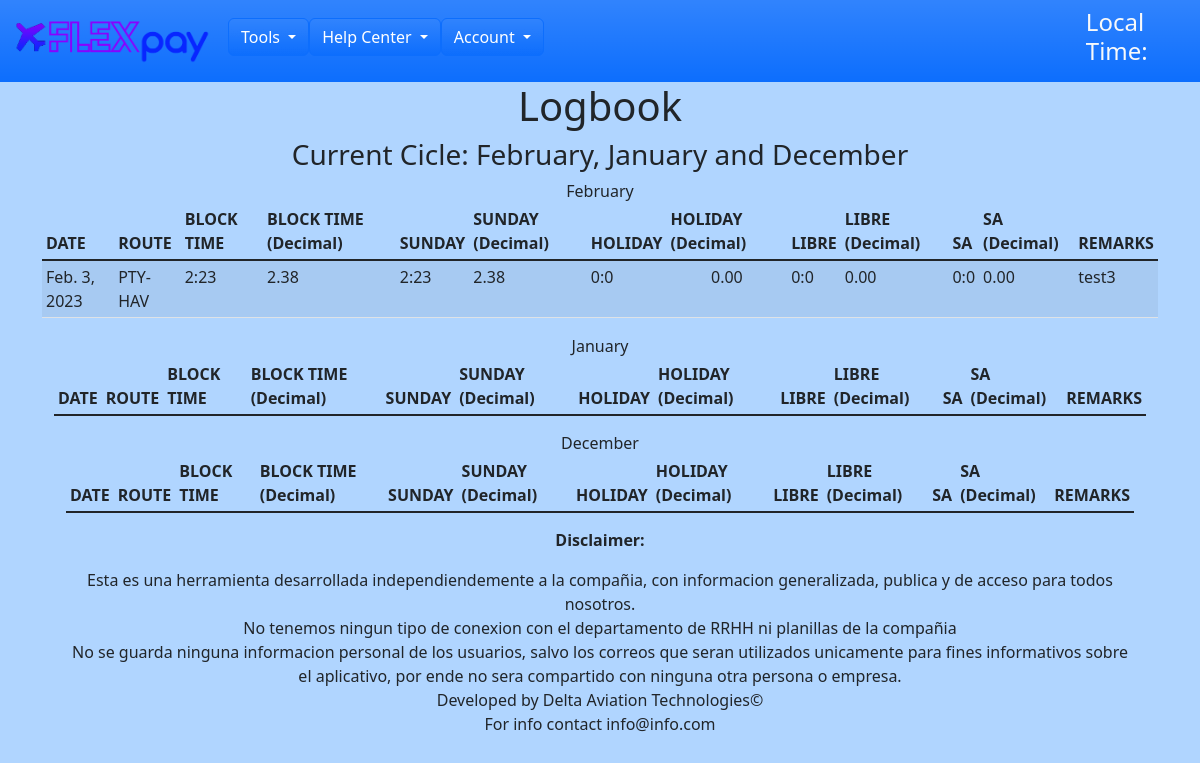
Page /logbook/ (signed in) on the earlier database version.
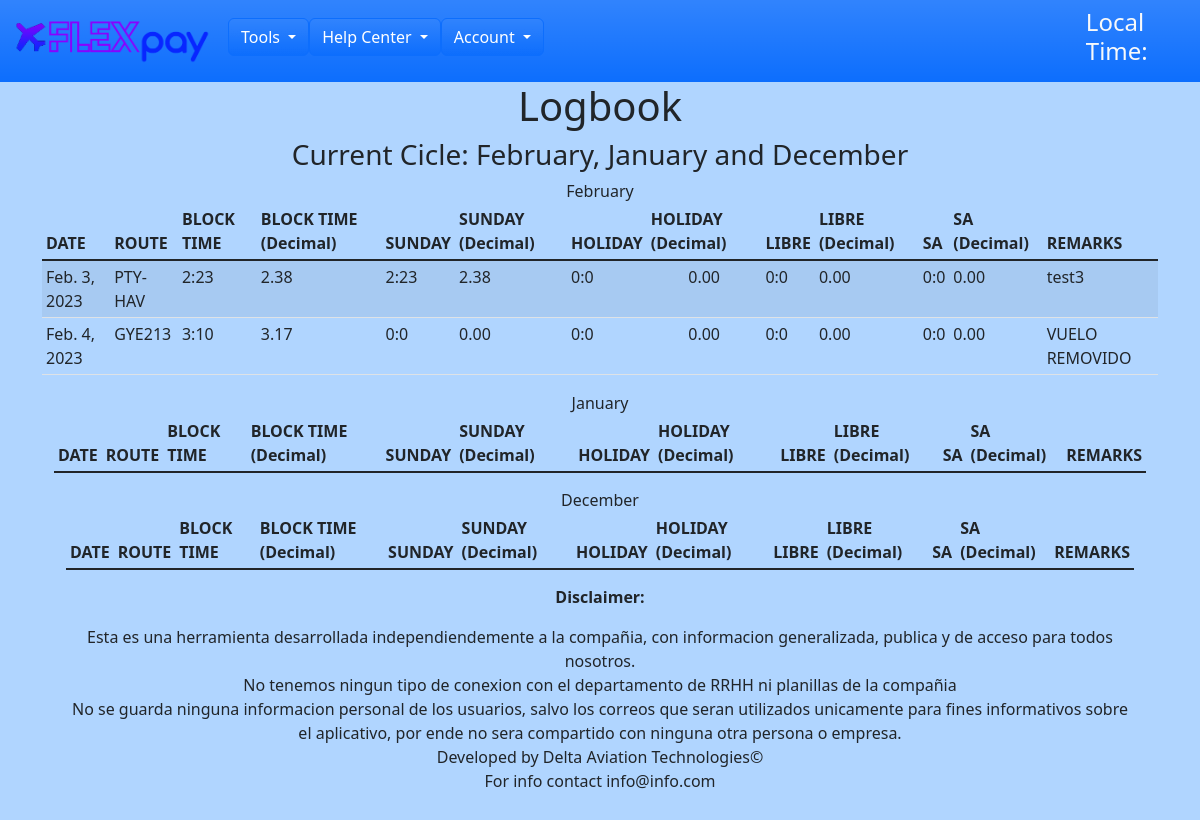
Same page on the later database version.
### main/models.py (models this page shows, shortened)
class Logbook(models.Model):
    def default_zero():
        return "0"
    date = models.DateField()
    cmp_id = models.CharField(max_length=6, null=True)
    route = models.CharField(max_length=250)
    total_hrs_input = models.CharField(max_length=2, null=False)
    total_min_input = models.CharField(max_length=2, null=False)
    total_decimal = models.DecimalField(max_digits=5, decimal_places=2, default=0)
    total_flight_block = models.CharField(max_length=5, null=True, blank=True)
    sun_hrs_input = models.CharField(max_length=2, null=True, blank=True, default=default_zero)
    sun_min_input = models.CharField(max_length=2, null=True, blank=True, default=default_zero)
    total_sun_block = models.CharField(max_length=5, null=True, blank=True)
    sun_decimal = models.DecimalField(max_digits=5, decimal_places=2, default=0)
    holiday_hrs_input = models.CharField(max_length=2, null=True, blank=True, default=default_zero)
    holiday_min_input = models.CharField(max_length=2, null=True, blank=True, default=default_zero)
    total_holiday_block = models.CharField(max_length=5, null=True, blank=True)
    holiday_decimal = models.DecimalField(max_digits=5, decimal_places=2, default=0)
    libre_hrs_input = models.CharField(max_length=2, null=True, blank=True, default=default_zero)
    libre_min_input = models.CharField(max_length=2, null=True, blank=True, default=default_zero)
    total_libre_block = models.CharField(max_length=5, null=True, blank=True)
    libre_decimal = models.DecimalField(max_digits=5, decimal_places=2, default=0)
    sa_hrs_input = models.CharField(max_length=2, null=True, blank=True, default=default_zero)
    sa_min_input = models.CharField(max_length=2, null=True, blank=True, default=default_zero)
    total_sa_block = models.CharField(max_length=5, null=True, blank=True)
    sa_decimal = models.DecimalField(max_digits=5, decimal_places=2, default=0)
    remarks = models.CharField(max_length=250, null=True, blank=True)
    created = models.DateTimeField(auto_now_add=True)

### main/views.py (the view)
# urls.py: path('logbook/', views.RawLogbook, name='logbook'),
@login_required(login_url='login')
def RawLogbook(request):
    today_month = datetime.today().month
    current_month = calendar.month_name[int(today_month)]
    prev_month = today_month - 1
    if prev_month <= 0:
        current_month_minus1_int = 12 - prev_month
    else:
        current_month_minus1_int = prev_month
    current_month_minus1 = calendar.month_name[int(current_month_minus1_int)]
    if prev_month <= 0:
        current_month_minus2_int = 12 - prev_month
    else:
        current_month_minus2_int = prev_month
    current_month_minus2 = calendar.month_name[int(current_month_minus2_int)-2]
    raw_logbook = Logbook.objects.filter(cmp_id=request.user,date__month=today_month).order_by('date')
    raw_logbook_1 = Logbook.objects.filter(cmp_id=request.user,date__month=current_month_minus1_int).order_by('date')
    raw_logbook_2 = Logbook.objects.filter(cmp_id=request.user,date__month=current_month_minus2_int).order_by('date')
    context = {'raw_logbook' : raw_logbook,
    'current_month' : current_month,
    'current_month_minus1':current_month_minus1,
    'current_month_minus2':current_month_minus2,
    'raw_logbook_1' : raw_logbook_1,
    'raw_logbook_2' : raw_logbook_2
    }
    return render(request, 'main/logbook.html', context)

### main/models.py (called while the page is built)
    def __str__(self):
        return str(self.cmp_id)

### main/templates/main/logbook.html (shortened to what this page needs)
{% extends 'main.html' %}
{% block content %}
<div class="text-center">
    <h1>Logbook</h1>
    <h3>Current Cicle: {{current_month}}, {{current_month_minus1}} and {{current_month_minus2}}</h3>
</div>
<div class="text-center">{{current_month}}</div>
<div class="container-sm">
    <table class="table table-sm table-striped">
        <thead>
            <tr>
            <th scope="col">DATE</th>
            <th scope="col">ROUTE</th>
            <th scope="col">BLOCK TIME</th>
            <th scope="col">BLOCK TIME (Decimal)</th>
            <th scope="col">SUNDAY</th>
            <th scope="col">SUNDAY (Decimal)</th>
            <th scope="col">HOLIDAY</th>
            <th scope="col">HOLIDAY (Decimal)</th>
            <th scope="col">LIBRE</th>
            <th scope="col">LIBRE (Decimal)</th>
            <th scope="col">SA</th>
            <th scope="col">SA (Decimal)</th>
            <th scope="col">REMARKS</th>
            </tr>
        </thead>
        <tbody class="table-group-divider">
            <tr>
            {%for log in raw_logbook %}
            <td>{{log.date}}</td>
            <td>{{log.route}}</td>
            <td>{{log.total_flight_block}}</td>
            <td>{{log.total_decimal}}</td>
            <td>{{log.total_sun_block}}</td>
            <td>{{log.sun_decimal}}</td>
            <td>{{log.total_holiday_block}}</td>
            <td class="text-center">{{log.holiday_decimal}}</td>
            <td>{{log.total_libre_block}}</td>
            <td>{{log.libre_decimal}}</td>
            <td>{{log.total_sa_block}}</td>
            <td>{{log.sa_decimal}}</td>
            <td>{{log.remarks}}</td>
            </tr>
            {% endfor %}
        </tbody>
    </table>
<div class="text-center">{{current_month_minus1}}</div>
    <div class="container-sm">
        <table class="table table-sm table-striped">
            <thead>
                <tr>
                <th scope="col">DATE</th>
                <th scope="col">ROUTE</th>
                <th scope="col">BLOCK TIME</th>
                <th scope="col">BLOCK TIME (Decimal)</th>
                <th scope="col">SUNDAY</th>
                <th scope="col">SUNDAY (Decimal)</th>
                <th scope="col">HOLIDAY</th>
                <th scope="col">HOLIDAY (Decimal)</th>
                <th scope="col">LIBRE</th>
                <th scope="col">LIBRE (Decimal)</th>
                <th scope="col">SA</th>
                <th scope="col">SA (Decimal)</th>
                <th scope="col">REMARKS</th>
                </tr>
            </thead>
        </table>
<div class="text-center">{{current_month_minus2}}</div>
        <div class="container-sm">
            <table class="table table-sm table-striped">
                <thead>
                    <tr>
                    <th scope="col">DATE</th>
                    <th scope="col">ROUTE</th>
                    <th scope="col">BLOCK TIME</th>
                    <th scope="col">BLOCK TIME (Decimal)</th>
                    <th scope="col">SUNDAY</th>
                    <th scope="col">SUNDAY (Decimal)</th>
                    <th scope="col">HOLIDAY</th>
                    <th scope="col">HOLIDAY (Decimal)</th>
                    <th scope="col">LIBRE</th>
                    <th scope="col">LIBRE (Decimal)</th>
                    <th scope="col">SA</th>
                    <th scope="col">SA (Decimal)</th>
                    <th scope="col">REMARKS</th>
                    </tr>
                </thead>
            </table>
{% endblock %}

### templates/main.html (shortened to what this page needs)
<!DOCTYPE html>
{% load static %}
<html>
    <link href="https://cdn.jsdelivr.net/npm/bootstrap@5.2.2/dist/css/bootstrap.min.css" rel="stylesheet">
<head>
    <link rel="stylesheet" type="text/css" media="screen" href="{% static 'styles/main.css' %}">
</head>
<body>
    {% include 'navbar.html' %}
    {% block content %}
    {% endblock %}
<div class="text-center"><p><strong>Disclaimer:</strong>
    <p>Esta es una herramienta desarrollada independiendemente a la compañia, con informacion generalizada, publica y de acceso para todos nosotros.</br>
    No tenemos ningun tipo de conexion con el departamento de RRHH ni planillas de la compañia</br>
    No se guarda ninguna informacion personal de los usuarios, salvo los correos que seran utilizados unicamente para fines informativos sobre el aplicativo, por ende no sera compartido con ninguna otra persona o empresa.</br>
    Developed by Delta Aviation Technologies©</br>
    For info contact info@info.com</p>
</div>
</body>
</html>

### templates/navbar.html (shortened to what this page needs)
{% load static %}
<nav class="navbar navbar-expand-sm bg-primary bg-gradient navbar-dark">
    <div class="container-fluid">
      <ul class="navbar-nav">
        <li class="nav-item">
          <a class="navbar-brand display-1" href="/"><img src="{% static 'images/FlexPay_Transparent.png' %}" style="width:200px;"></a>
        </li>
        <li class="nav-item">
          <div class="dropdown">
            <button class="btn btn-primary bg-gradient dropdown-toggle" type="button" id="dropdownMenuButton1" data-bs-toggle="dropdown" aria-expanded="false">
              Tools
            </button>
          </div>
       </li>
        <li class="nav-item">
          <div class="dropdown">
            <button class="btn btn-primary bg-gradient dropdown-toggle" type="button" id="dropdownMenuButton1" data-bs-toggle="dropdown" aria-expanded="false">
              Help Center
            </button>
          </div>
        </li>
        <li class="nav-item">
          <div class="dropdown">
            <button class="btn btn-primary bg-gradient dropdown-toggle" type="button" id="dropdownMenuButton1" data-bs-toggle="dropdown" aria-expanded="false">
              Account
            </button>
          </div>
    </div>
    <div class="text-light">
      <h4>Local Time: {{today_is}}</h4>
    </div>
</nav>

### static/styles/main.css (style rules this page uses)
body { background: #b0d5ff; }

Differences in the rows shown:
added Logbook: date "Feb. 4, 2023", route "GYE213", total_flight_block "3:10", total_decimal "3.17", total_sun_block "0:0", sun_decimal "0.00", total_holiday_block "0:0", holiday_decimal "0.00", total_libre_block "0:0", libre_decimal "0.00", total_sa_block "0:0", sa_decimal "0.00", remarks "VUELO REMOVIDO"
